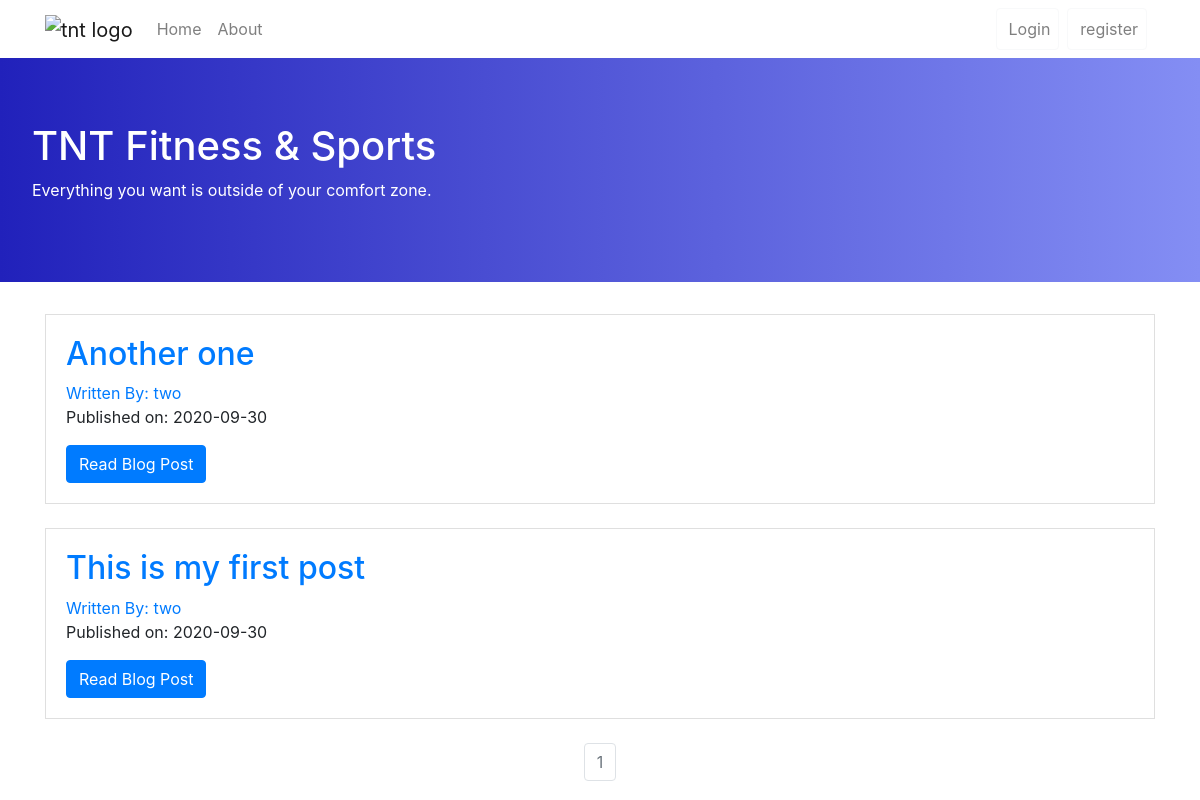
The app's page /, older data.
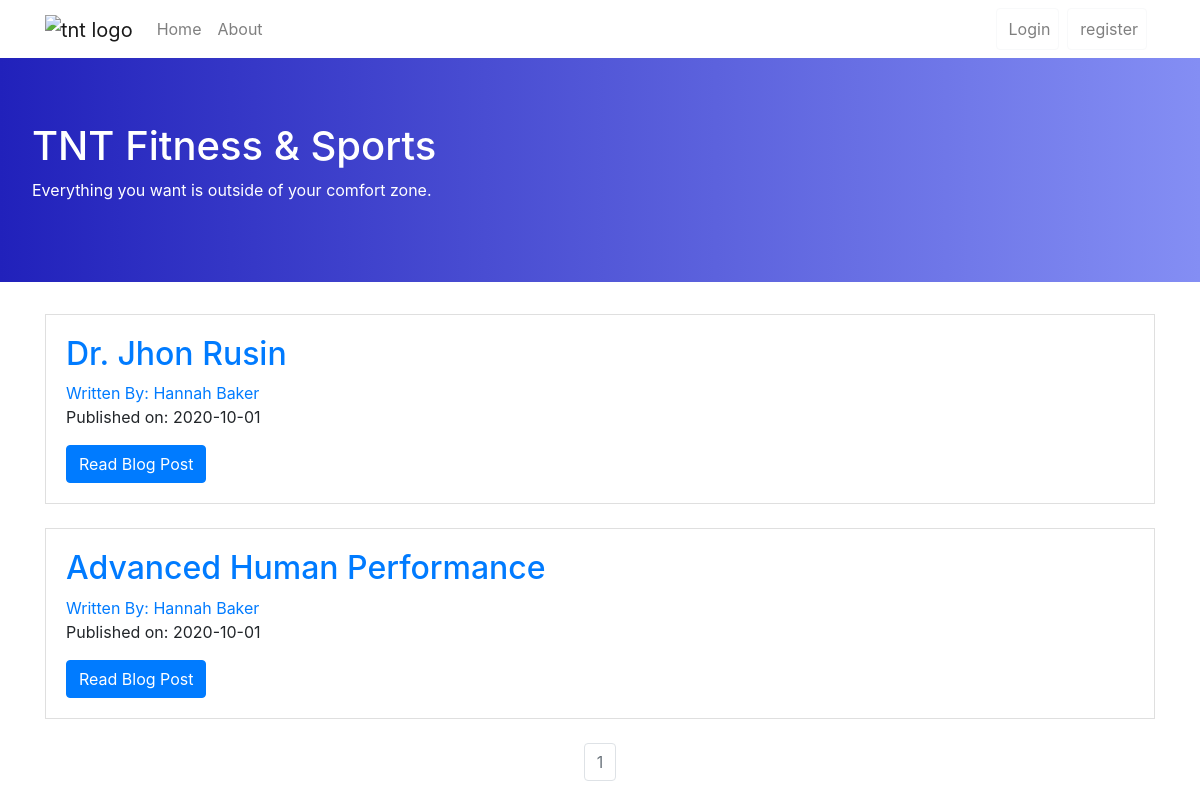
The same page, newer data.
### tntblog/models.py (models this page shows, shortened)
class BlogPost(db.Model):
    users = db.relationship(User)
    id = db.Column(db.Integer,primary_key=True)
    user_id = db.Column(db.Integer,db.ForeignKey('users.id'),nullable = False)
    date = db.Column(db.DateTime,nullable=False,default=datetime.utcnow)
    title = db.Column(db.String(144),nullable=False)
    text = db.Column(db.Text,nullable=False)

class User(db.Model,UserMixin):
    __tablename__ = 'users'
    id = db.Column(db.Integer,primary_key=True)
    profile_image = db.Column(db.String(64),nullable=False,default='default_profile.png')
    email = db.Column(db.String(64),unique=True,index=True)
    username = db.Column(db.String(64),unique=True,index=True)
    password_hash = db.Column(db.String(128))
    posts = db.relationship('BlogPost',backref='author',lazy=True)

### tntblog/core/views.py (the view)
@core.route('/')
def index():
    page = request.args.get('page',1,type=int)
    blog_posts = BlogPost.query.order_by(BlogPost.date.desc()).paginate(page=page,per_page=10)
    return render_template('index.html',blog_posts=blog_posts)

### tntblog/templates/index.html
{% extends 'base.html' %}
{% block content %}
    <div class="jumbotron" style="border-radius: 0%;background: rgb(99,99,101);
    background: linear-gradient(90deg, rgba(99,99,101,1) 0%, rgba(30,232,233,1) 0%, rgba(18,77,249,1) 0%, rgba(2,0,36,1) 0%, rgba(9,16,125,1) 0%, rgba(33,33,187,1) 0%, rgba(132,142,244,1) 100%);color: white;">
        <h1>TNT Fitness & Sports</h1>
        <p>Everything you want is outside of your comfort zone.</p>
    </div>
    <div class="container">
        {% for post in blog_posts.items %}
            <div class="card" style="border-radius: 0%;">
                <div class="card-body" >
                    <h2><a class="card-title" href="  {{ url_for('blog_posts.blog_post', blog_post_id=post.id) }}">{{ post.title }}</a></h2>
                    <a href="{{ url_for('users.user_posts', username=post.author.username) }}">Written By: {{ post.author.username }}</a>
                    <p>Published on: {{post.date.strftime('%Y-%m-%d')}}</p>
                    <a href="{{ url_for('blog_posts.blog_post', blog_post_id=post.id) }}" class="btn btn-primary">Read Blog Post</a>
                </div>
            </div>
            <br>
        {% endfor %}
    </div>
    <nav aria-label="Page navigation example">
        <ul class="pagination justify-content-center">
            {% for page_num in blog_posts.iter_pages(left_edge=1,right_edge=1,left_current=1,right_current=1)  %}
                {% if blog_posts.page == page_num %}
                    <li class="page-item disabled">
                        <a class="page-link" href="{{url_for('core.index',page=page_num)}}">{{page_num}}</a>
                    </li>
                {% else %}
                <li class="page-item ">
                    <a class="page-link" href="{{url_for('core.index',page=page_num)}}">{{page_num}}</a>
                </li>
                {% endif %}
            {% endfor %}
        </ul>
      </nav>
{% endblock  %}

### tntblog/templates/base.html (shortened to what this page needs)
<!DOCTYPE html>
<html lang="en">
<head>
    <link rel="stylesheet" href="https://stackpath.bootstrapcdn.com/bootstrap/4.5.2/css/bootstrap.min.css">
</head>
<body>
     <nav class="navbar navbar-expand-lg navbar-light white">
        <div class="container">
          <a class="navbar-brand" href="{{url_for('core.index')}}">
            <img src="https://lh3.googleusercontent.com/proxy/2bh5zpuRVqlAjVYDS4_sc1AxzmwY4NIb95ill5S3JAVDfXzNJayX3HDTaTJLN6sLdg7Z7nPp61IA0c2PqCBil3vsI4-J9cANwaWAvpEiq1S2mWk5GW3VAC6bYEP-9m9tFiB4nbIvYLLHge2GZObEwENe" height="40" alt="tnt logo">
          </a>
          <div class="collapse navbar-collapse" id="basicExampleNav">
            <ul class="navbar-nav mr-auto">
              <li class="nav-item">
                <a class="nav-link waves-effect" href="{{url_for('core.index')}}">Home</a>
              </li>
              <li class="nav-item">
                <a class="nav-link waves-effect" href="{{url_for('core.info')}}">About</a>
              </li>
            {% if current_user.is_authenticated %}
                <li class="nav-item">
                  <a class="nav-link waves-effect" href="{{url_for('blog_posts.create')}}" >Create Post</a>
                </li>
              <li class="nav-item">
                <a class="nav-link waves-effect" href="{{url_for('users.account')}}" ">Account</a>
              </li>
            </ul>
            <ul class="navbar-nav nav-flex-icons">
                <li class="nav-item">
                  <a href="{{url_for('users.logout')}}"
                     class="nav-link border border-light rounded waves-effect mr-2">
                    <i class="fas fa-envelope mr-1"></i>Logout
                  </a>
                </li>
            </ul>
            {% else %}
          </div>
          <ul class="navbar-nav nav-flex-icons">
              <li class="nav-item">
                <a href="{{url_for('users.login')}}"
                   class="nav-link border border-light rounded waves-effect mr-2">
                  Login
                </a>
              </li>
              <li class="nav-item">
                <a href="{{url_for('users.register')}}"
                   class="nav-link border border-light rounded waves-effect mr-2" >
                  register
                </a>
              </li>
            </ul>
        </div>
        {% endif %}
      </nav>
<div>
    {% block content %}
    {% endblock  %}
 </div>
</body>
</html>

Row changes from the older to the newer data that the page shows:
removed BlogPost: title "Another one", author.username "two", date "2020-09-30"
removed BlogPost: title "This is my first post", author.username "two", date "2020-09-30"
added BlogPost: title "Dr. Jhon Rusin", author.username "Hannah Baker", date "2020-10-01"
added BlogPost: title "Advanced Human Performance", author.username "Hannah Baker", date "2020-10-01"
